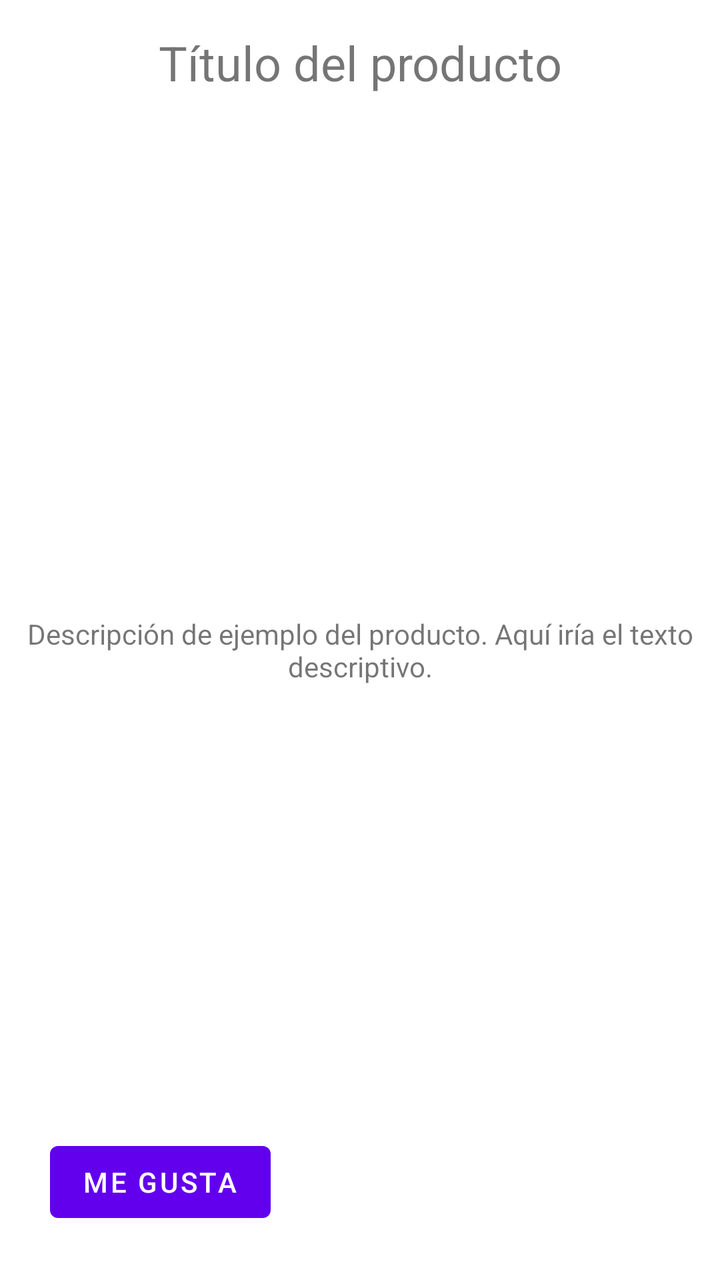
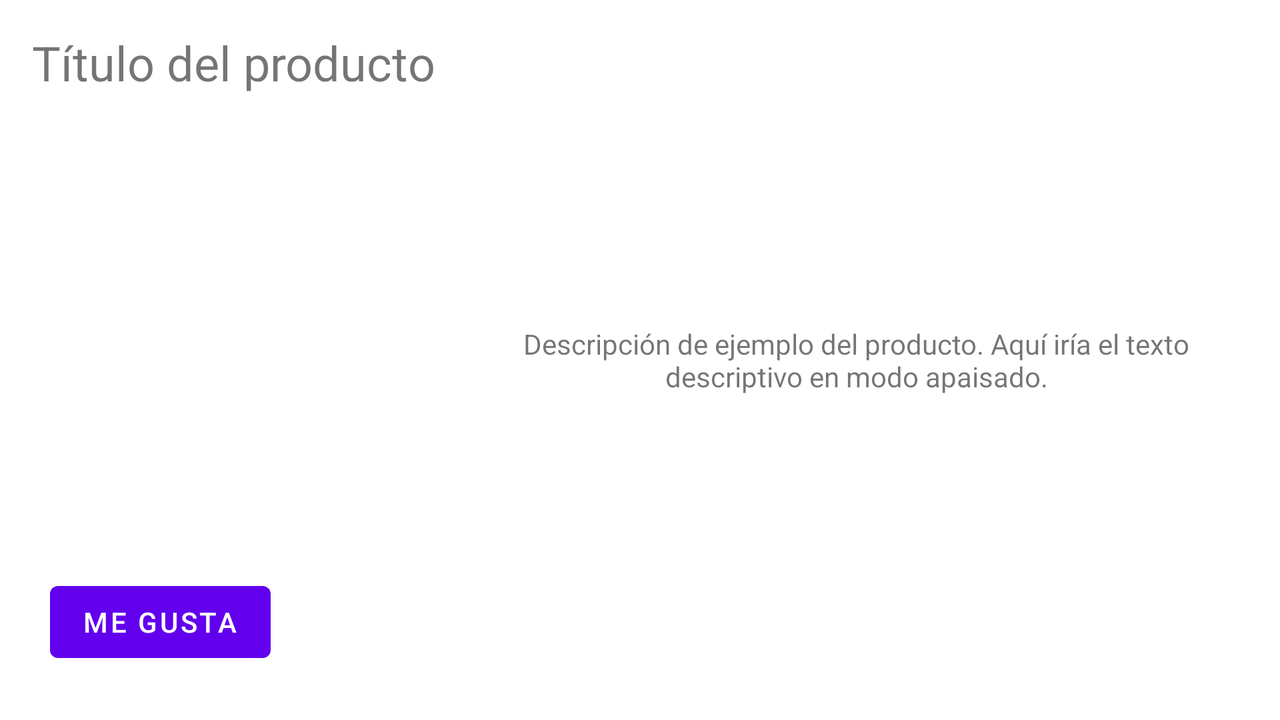

First picture: res/layout/ on a phone held upright. Second picture: the repository's own variant of that layout, on a device whose configuration matches the variant's folder. Source for both follows.
<!-- AndroidManifest.xml: application theme Theme.MyCatalog -->
<!-- res/layout/fragment_detail.xml -->
<?xml version="1.0" encoding="utf-8"?>
<androidx.constraintlayout.widget.ConstraintLayout 
    xmlns:android="http://schemas.android.com/apk/res/android"
    xmlns:app="http://schemas.android.com/apk/res-auto"
    xmlns:tools="http://schemas.android.com/tools"
    android:layout_width="match_parent"
    android:layout_height="match_parent"
    tools:context=".DetailFragment">

    <TextView
        android:id="@+id/textTitle"
        android:layout_width="wrap_content"
        android:layout_height="wrap_content"
        android:text="Título del producto"
        android:textSize="24sp"
        app:layout_constraintTop_toTopOf="parent"
        app:layout_constraintStart_toStartOf="parent"
        app:layout_constraintEnd_toEndOf="parent"
        android:layout_marginTop="15dp" />

    <ImageView
        android:id="@+id/imageViewDetail"
        android:layout_width="200dp"
        android:layout_height="200dp"
        android:src="@mipmap/ic_launcher"
        android:scaleType="centerCrop"
        android:background="@drawable/circular_image"
        android:clipToOutline="true"
        app:layout_constraintTop_toBottomOf="@id/textTitle"
        app:layout_constraintStart_toStartOf="parent"
        app:layout_constraintEnd_toEndOf="parent"
        android:layout_marginTop="20dp" />

    <TextView
        android:id="@+id/textDescription"
        android:layout_width="0dp"
        android:layout_height="wrap_content"
        android:text="Descripción de ejemplo del producto. Aquí iría el texto descriptivo."
        android:gravity="center"
        app:layout_constraintTop_toBottomOf="@id/imageViewDetail"
        app:layout_constraintStart_toStartOf="parent"
        app:layout_constraintEnd_toEndOf="parent"
        android:layout_marginTop="40dp"
        android:layout_marginStart="10dp"
        android:layout_marginEnd="10dp" />

    <Button
        android:id="@+id/buttonLike"
        android:layout_width="wrap_content"
        android:layout_height="wrap_content"
        android:text="Me gusta"
        app:layout_constraintBottom_toBottomOf="parent"
        app:layout_constraintStart_toStartOf="parent"
        android:layout_marginBottom="25dp"
        android:layout_marginStart="25dp" />

</androidx.constraintlayout.widget.ConstraintLayout>
<!-- resources referenced by this layout -->
<resources>
  <style name="Theme.MyCatalog" parent="Theme.MaterialComponents.DayNight.DarkActionBar">
          
          <item name="colorPrimary">@color/purple_500</item>
          <item name="colorPrimaryVariant">@color/purple_700</item>
          <item name="colorOnPrimary">@android:color/white</item>
          <item name="colorSecondary">@color/teal_200</item>
      </style>
</resources>
<!-- res/layout-land/fragment_detail.xml (the repository's variant of the layout above) -->
<!-- drawn on the phone turned sideways -->
<?xml version="1.0" encoding="utf-8"?>
<androidx.constraintlayout.widget.ConstraintLayout 
    xmlns:android="http://schemas.android.com/apk/res/android"
    xmlns:app="http://schemas.android.com/apk/res-auto"
    xmlns:tools="http://schemas.android.com/tools"
    android:layout_width="match_parent"
    android:layout_height="match_parent"
    tools:context=".DetailFragment">

    <TextView
        android:id="@+id/textTitle"
        android:layout_width="wrap_content"
        android:layout_height="wrap_content"
        android:text="Título del producto"
        android:textSize="24sp"
        app:layout_constraintTop_toTopOf="parent"
        app:layout_constraintStart_toStartOf="parent"
        android:layout_marginTop="15dp"
        android:layout_marginStart="16dp" />

    <ImageView
        android:id="@+id/imageViewDetail"
        android:layout_width="200dp"
        android:layout_height="200dp"
        android:src="@mipmap/ic_launcher"
        android:scaleType="centerCrop"
        android:background="@drawable/circular_image"
        android:clipToOutline="true"
        app:layout_constraintTop_toBottomOf="@id/textTitle"
        app:layout_constraintStart_toStartOf="@id/textTitle"
        android:layout_marginTop="20dp" />

    <TextView
        android:id="@+id/textDescription"
        android:layout_width="0dp"
        android:layout_height="0dp"
        android:text="Descripción de ejemplo del producto. Aquí iría el texto descriptivo en modo apaisado."
        android:gravity="center"
        app:layout_constraintTop_toTopOf="parent"
        app:layout_constraintBottom_toBottomOf="parent"
        app:layout_constraintStart_toEndOf="@id/imageViewDetail"
        app:layout_constraintEnd_toEndOf="parent"
        android:layout_marginStart="16dp"
        android:layout_marginEnd="16dp" />

    <Button
        android:id="@+id/buttonLike"
        android:layout_width="wrap_content"
        android:layout_height="wrap_content"
        android:text="Me gusta"
        app:layout_constraintBottom_toBottomOf="parent"
        app:layout_constraintStart_toStartOf="parent"
        android:layout_marginBottom="25dp"
        android:layout_marginStart="25dp" />

</androidx.constraintlayout.widget.ConstraintLayout>
